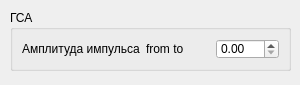
<?xml version="1.0" encoding="UTF-8"?>
<ui version="4.0">
 <class>GSAWidgetDesign</class>
 <widget class="QWidget" name="GSAWidgetDesign">
  <property name="geometry">
   <rect>
    <x>0</x>
    <y>0</y>
    <width>300</width>
    <height>85</height>
   </rect>
  </property>
  <property name="sizePolicy">
   <sizepolicy hsizetype="Fixed" vsizetype="Fixed">
    <horstretch>0</horstretch>
    <verstretch>0</verstretch>
   </sizepolicy>
  </property>
  <property name="windowTitle">
   <string>Form</string>
  </property>
  <widget class="QGroupBox" name="groupBox">
   <property name="geometry">
    <rect>
     <x>10</x>
     <y>10</y>
     <width>281</width>
     <height>61</height>
    </rect>
   </property>
   <property name="title">
    <string>ГСА</string>
   </property>
   <layout class="QGridLayout" name="gridLayout">
    <item row="0" column="0">
     <widget class="QLabel" name="amplitude_label">
      <property name="text">
       <string>Амплитуда импульса</string>
      </property>
     </widget>
    </item>
    <item row="0" column="1">
     <widget class="QLabel" name="amplitude_var_label">
      <property name="text">
       <string>from to</string>
      </property>
     </widget>
    </item>
    <item row="0" column="2">
     <widget class="QDoubleSpinBox" name="amplitude_doubleSpinBox"/>
    </item>
   </layout>
  </widget>
 </widget>
 <resources/>
 <connections/>
</ui>
